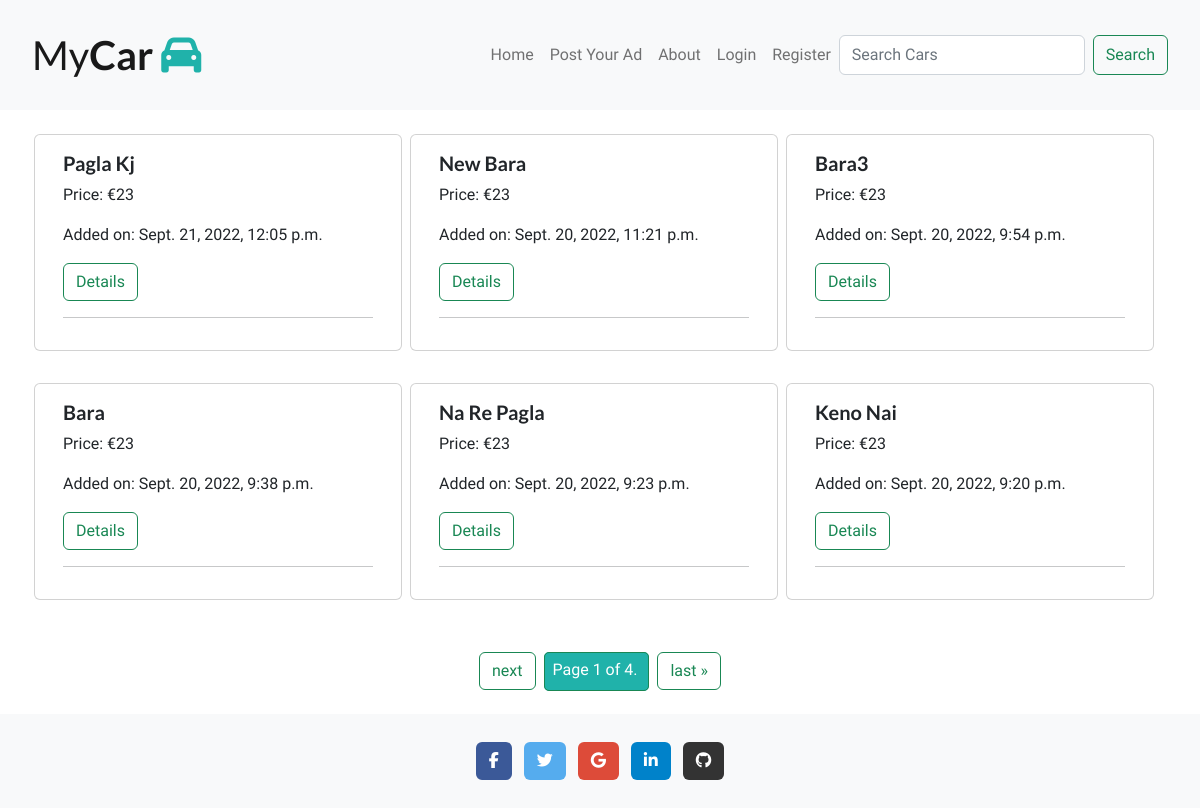
Before: / with the older database file.
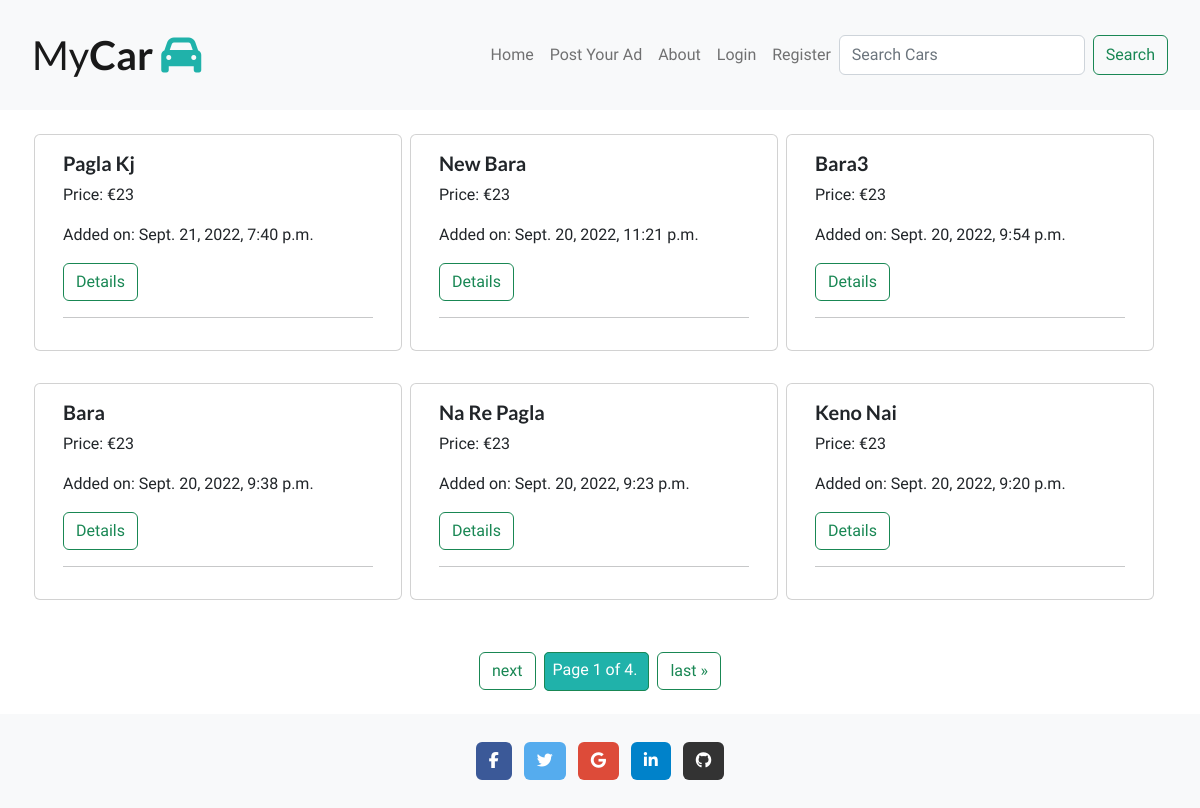
After: the same page with the newer database file.
### blog/models.py (models this page shows, shortened)
class PostAd(models.Model):
    title = models.CharField(max_length=200, unique=True)
    price = models.IntegerField(null=True)
    slug = models.SlugField(max_length=200, unique=True)
    author = models.ForeignKey(
        User, on_delete=models.CASCADE, related_name="blog_PostAds")
    created_on = models.DateTimeField(auto_now=True)
    updated_on = models.DateTimeField(auto_now=True)
    description = models.TextField(max_length=500)
    image = models.ImageField()
    year = models.DateField(auto_now=False)
    tax = models.DateField(auto_now=False)
    nct = models.DateField(auto_now=False)
    likes = models.ManyToManyField(
        User, related_name='blogpost_like', blank=True)
    class Meta:
        ordering = ["-created_on"]

### blog/views.py (the view)
# urls.py: path("", views.PostAdList.as_view(), name="home"),
class PostAdList(generic.ListView):
    model = PostAd
    queryset = PostAd.objects.order_by("-created_on")
    template_name = "index.html"
    paginate_by = 6

### templates/index.html (shortened to what this page needs)
{% extends "base.html" %}
{% block content %}
<div class="contaner-fluid">
    <div class="row">
        {% for post in object_list %}
        <div class="card m-1 " style="width: 23rem;">
            <div class="card-body">
                <h5 class="card-title ">{{ post.title | title }}</h5>
                <p class="card-text"> Price: €{{ post.price }}</p>
                <p class="card-text"> Added on: {{ post.created_on }}</p>
                <div>
                    <a class=" btn btn-outline-success button" href="{% url 'post_detail' post.slug %}">Details</a>
                </div>
                <hr />
            </div>
        </div>
        {% if forloop.counter|divisibleby:3%}
            </div>
            <br>
            <div class="row">
        {% endif %}
        {% endfor %}
    </div>
</div>
<br>
<div class="pagination justify-content-center">
    <span class="step-links">
        {% if page_obj.has_next %}
            <a class="btn btn-outline-success button" href="?page={{ page_obj.next_page_number }}">next</a>
            <span class="current">
                Page {{ page_obj.number }} of {{ page_obj.paginator.num_pages }}.
            </span>
            <a class="btn btn-outline-success button" href="?page={{ page_obj.paginator.num_pages }}">last &raquo;</a>
        {% endif %}
    </span>
</div>
{% endblock content %}

### templates/base.html (shortened to what this page needs)
{% load static %}
<!DOCTYPE html>
<html lang="en">
<head>
    <link rel="stylesheet" href="https://cdnjs.cloudflare.com/ajax/libs/font-awesome/5.15.3/css/all.min.css">
    <link rel="stylesheet" href="https://cdn.jsdelivr.net/npm/bootstrap@5.2.0/dist/css/bootstrap.min.css"
>
    <link rel="stylesheet" href="{% static 'css/style.css' %}">
</head>
{% load active_link_tags %}
<body class="d-flex flex-column h-100 main-bg ">
    <nav class="navbar navbar-expand-lg bg-light nav">
        <div class="container-fluid">
            <a class="navbar-brand brand-name" href="{% url 'home' %}">My<span class="mycar">Car</span>  <i class="fa-solid fa-car"></i></a>
            <div class="collapse navbar-collapse justify-content-end" id="navbarNav">
                <ul class="navbar-nav">
                    <li class="nav-item">
                        <a class="nav-link {% active_link 'home' '' %}" aria-current="page" href="{% url 'home' %}">Home</a>
                    </li>
                    <li class="nav-item">
                        <a class="nav-link {% active_link 'post_your_add' 'active' %}" aria-current="page" href="{% url 'post_your_add' %}" >Post Your Ad</a>
                    </li>
                    <li class="nav-item">
                        <a class="nav-link" aria-current="page" href="">About</a>
                    </li>
                    {% if user.is_authenticated %}
                    <li class="nav-item">
                        <a class="nav-link" aria-current="page" href="{% url 'logout' %}">Logout</a>
                    </li>
                    <li class="nav-item">
                        <a class="nav-link" aria-current="page" href="#">Welcome
                            {{ user.username | title }}</a>
                    </li>
                    {% else %}
                    <li class="nav-item">
                        <a class="nav-link {% active_link 'login' 'active' %}" aria-current="page" href="{% url 'login' %}">Login</a>
                    </li>
                    <li class="nav-item">
                        <a class="nav-link {% active_link 'register' 'active' %}" aria-current="page" href="{% url 'register' %}">Register</a>
                    </li>
                    {% endif %}
                    <form class="d-flex " role="search" method="POST", action="{% url 'search_car' %}">
                        <input class="form-control me-2 title" type="search" placeholder="Search Cars" aria-label="Search" name="searched">
                        <button class="btn btn-outline-success button" type="submit">Search</button>
                      </form>
                </ul>
            </div>
        </div>
    </nav>
    <div class="container"> {% block content %}{% endblock content %}
    </div>
    <footer class="bg-light text-center text-white mt-4">
        <div class="container p-4 pb-0">
            <section class="mb-4">
                <a class="btn text-white btn-floating m-1 facebook"
                    href="https://www.facebook.com/" , target="_blank" role="button">
                    <i class="fab fa-facebook-f"></i>
                </a>
                <a class="btn text-white btn-floating m-1 twitter"
                    href="https://www.twitter.com/" , target="_blank" role="button">
                    <i class="fab fa-twitter"></i>
                </a>
                <a class="btn text-white btn-floating m-1 google"
                    href="https://www.google.com/" , target="_blank" role="button">
                    <i class="fab fa-google"></i>
                </a>
                <a class="btn text-white btn-floating m-1 linkedin"
                    href="https://www.linkedin.com/" , target="_blank" role="button">
                    <i class="fab fa-linkedin-in"></i>
                </a>
                <a class="btn text-white btn-floating m-1 github"
                    href="https://www.githum.io/" , target="_blank" role="button">
                    <i class="fab fa-github"></i>
                </a>
            </section>
        </div>
    </footer>
</body>
</html>

### static/css/style.css (style rules this page uses)
body { font-family: Maven Pro, sans-serif; }
h1, h2, h3, h5 { font-family: Lato, sans-serif; font-weight: bold; }
.nav { padding: 20px; margin-bottom: 20px; }
.brand-name { font-size: 2.5em; font-family: lato; }
.fa-car, .fa-handshake, .fa-key, .fa-edit, .fa-car-side { color: lightseagreen; }
.mycar { font-weight: 900; font-weight: bolder; }
.twitter { background-color: #55acee; }
.facebook { background-color: #3b5998 }
.google { background-color: #dd4b39; }
.linkedin { background-color: #0082ca; }
.github { background-color: #333333; }
.current { border: 1px solid #198754; padding: 7px; border-radius: 5px; padding-bottom: 11px; margin: 5px; margin-right: 8px; color: white; background-color: lightseagreen; }

Changed rows visible on the page:
changed PostAd "Pagla Kj": created_on "Sept. 21, 2022, 12:05 p.m." → "Sept. 21, 2022, 7:40 p.m."
